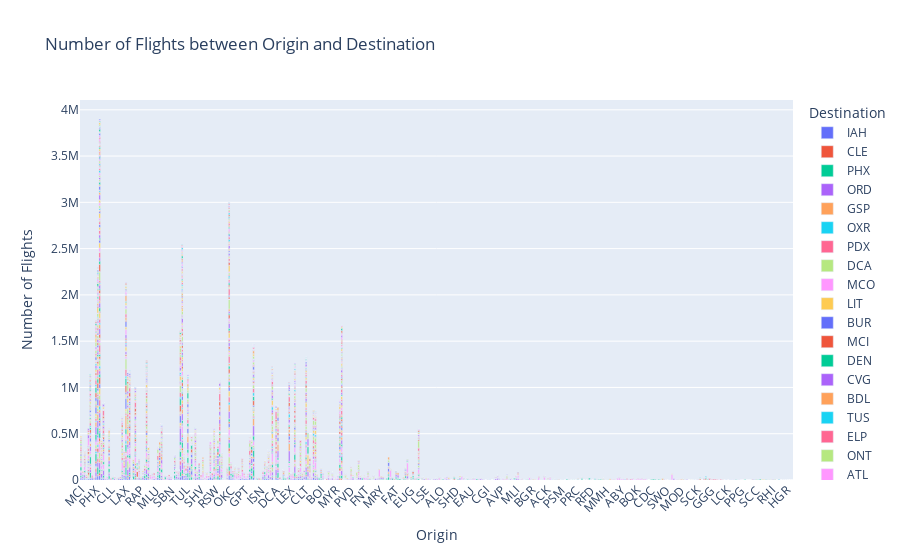

Here is the notebook cell this chart was saved with:
### Code cell
# Convert the Spark DataFrame to a Pandas DataFrame
airport_traffic_pd = airport_traffic.toPandas()

# Plot the number of flights using Plotly
fig = px.bar(airport_traffic_pd, x="ORIGIN", y="count", color="DEST",
             labels={"ORIGIN": "Origin", "count": "Number of Flights", "DEST": "Destination"},
             title="Number of Flights between Origin and Destination")

# Customize the layout
fig.update_layout(xaxis_tickangle=-45)

# Display the chart
fig.show()
